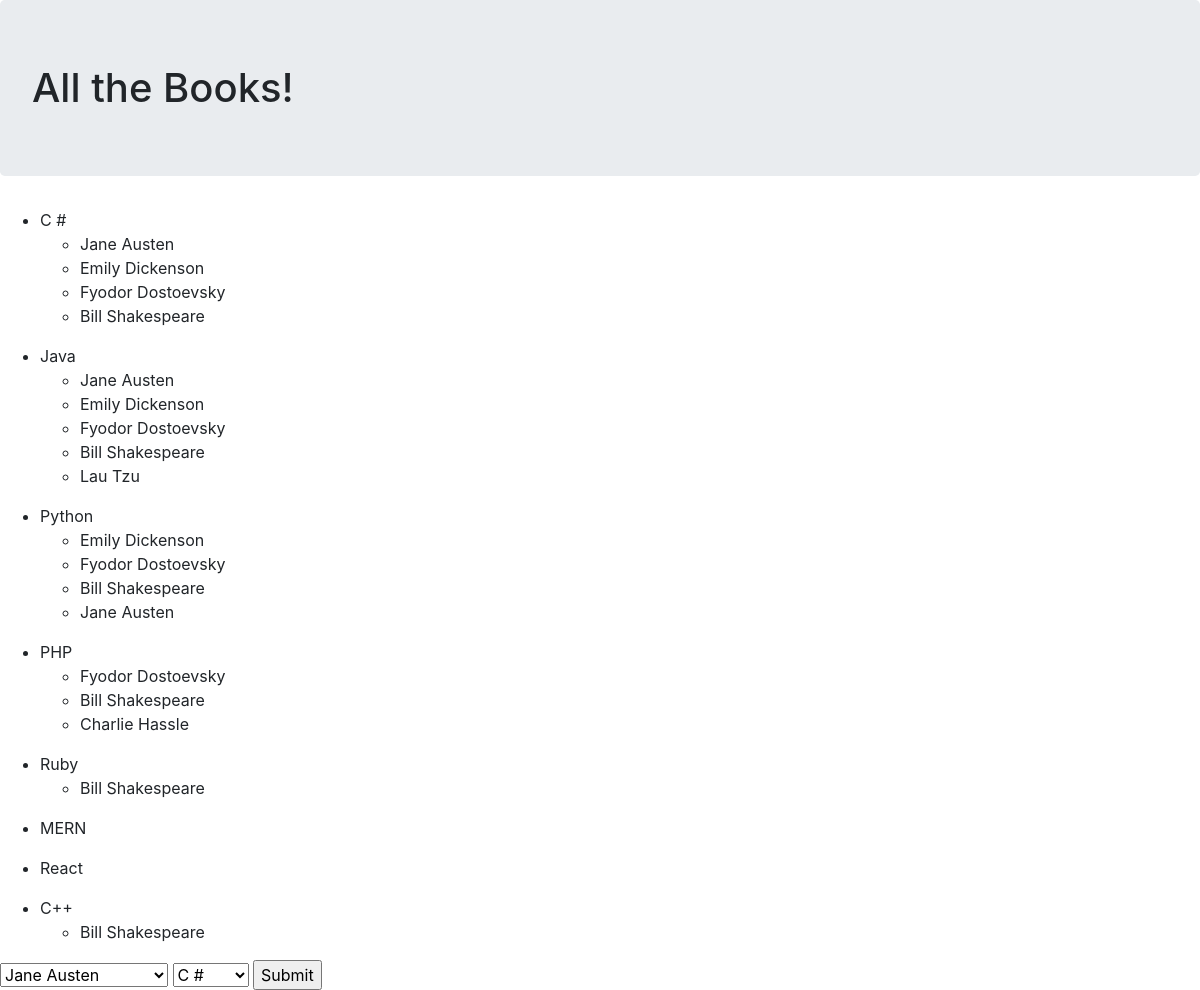
The page /database on the database its author committed.
### my_app/models.py (models this page shows)
class Book(models.Model):
    title = models.CharField(max_length=200)

class Author(models.Model):
    first_name = models.CharField(max_length=200)
    last_name = models.CharField(max_length=200)
    books = models.ManyToManyField(Book, related_name='authors')
    notes = models.TextField(default="Hello")

### my_app/views.py (the view)
# urls.py: path('database', views.show_database),
def show_database(request):
    context= {
        "all_books" : Book.objects.all(),
        "all_authors" : Author.objects.all()
    }
    return render(request, 'database.html', context)

### my_app/templates/database.html (shortened to what this page needs)
<!doctype html>
<html lang="en">
  <head>
    <link rel="stylesheet" href="https://maxcdn.bootstrapcdn.com/bootstrap/4.0.0/css/bootstrap.min.css">
  </head>
  <body>
    <h1 class="jumbotron">All the Books!</h1>
    {% for i in all_books %}
        <ul>
            <li>{{i.title}}</li>
            <ul>
                {% for j in i.authors.all %}
                <li> {{j.first_name}} {{j.last_name}}</li>
                {% endfor %}
            </ul>
        </ul>
    {% endfor %}
    <form action="/authortobook" method="POST">
    <select name="select_author" id="">
        {% for a in all_authors.all %}
        <option value="{{a.id}}">{{a.first_name}} {{a.last_name}}</option>
        {% endfor %}
    </select>
    <select name="select_book" >
        {% for b in all_books.all %}
        <option value="{{b.id}}">{{b.title}}</option>
        {% endfor %}
    </select>
    <input type="submit">
</form>
  </body>
</html>

### rows shown on the page
Book: title "C #"
Author: first_name "Jane", last_name "Austen"
Author: first_name "Emily", last_name "Dickenson"
Author: first_name "Fyodor", last_name "Dostoevsky"
Author: first_name "Bill", last_name "Shakespeare"
Book: title "Java"
Author: first_name "Lau", last_name "Tzu"
Book: title "Python"
Book: title "PHP"
Author: first_name "Charlie", last_name "Hassle"
Book: title "Ruby"
Book: title "MERN"
Book: title "React"
Book: title "C++"

### other values the page prints
form field select_author "Jane Austen"
form field select_book "C #"
